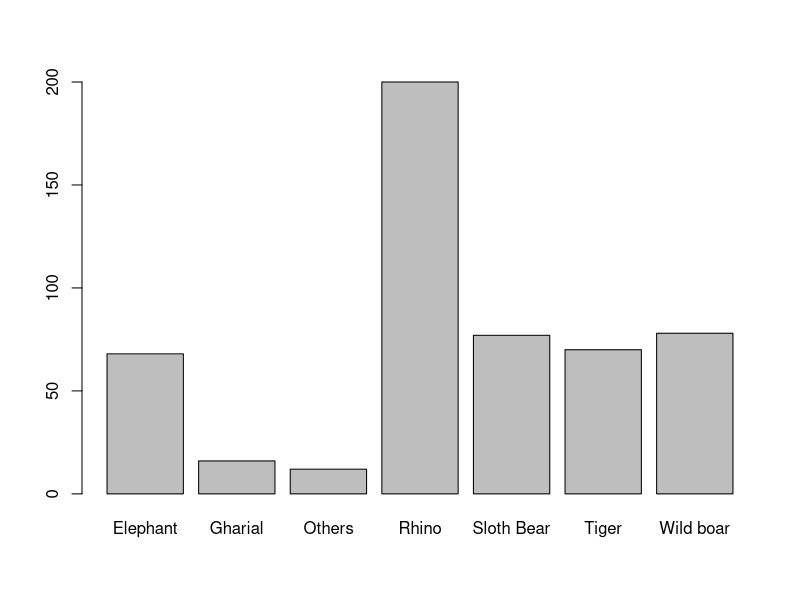
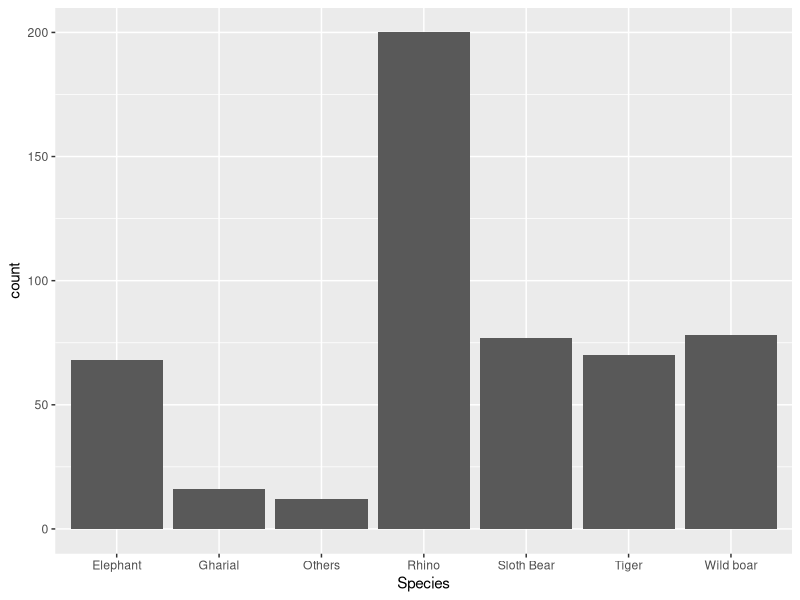
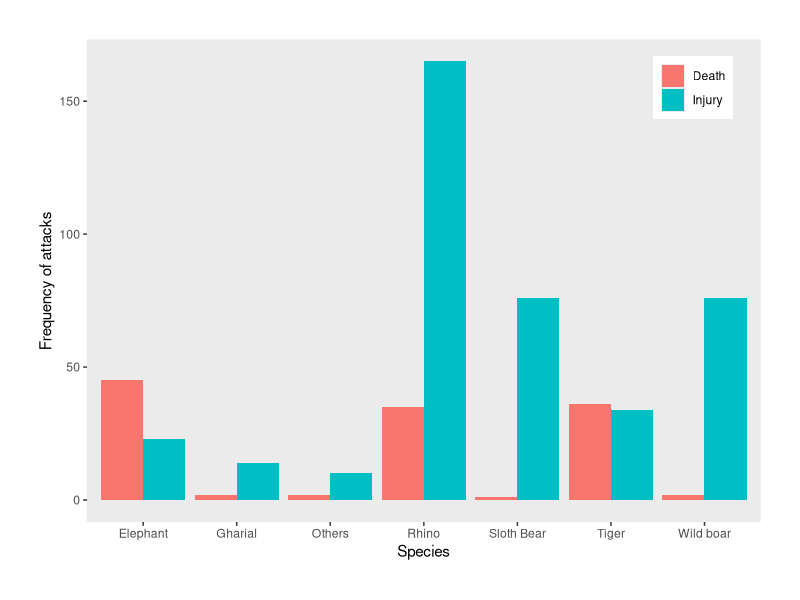

Here is the R script that generated these plots, in order: (Note: this script raises an error after producing the figures.)
## Human Wildlife conflict in Chitwan National Park----
### Saroj Kandel, 10-23-2022, sarojkndl@gmail.com----
library(dplyr)
library(readxl)
library(tidyverse)
data1<-read_xlsx("hwc_data.xlsx" )
data1
#making data frame----
data2<-data.frame(data1)
data2
str(data2)

#changing character column into factor column----
data3<-as.data.frame(unclass(data2),stringsAsFactors = TRUE)
str(data3)

#for categorical variables use Table to find statistics----
table(data3$Species)
###finding the proportions or percentage of each species----
table_species<- table(data3$Species)
table_species
percentage_species<- prop.table(table_species)
percentage_species

# for cross tabulation----
#install.packages("gmodels")
library(gmodels)
CrossTable(data3$code_attack, data3$Location)# 1 is death and 0 is injury of humans

# day 2----
#showing frequency of event by different species in bar plot
plot(data3$Species)

# lets use ggplot2


ggplot(data3,aes(x=Species))+
  geom_bar()

# group bar plots of species vs attack category(death and injury)----
library(ggplot2)
ggplot(data3,aes(x=Species,fill=Attack))+
  geom_bar(position = "dodge")+
  labs(y="Frequency of attacks", x="Species")+
  theme(panel.grid = element_blank(), # it removes the background grids
        plot.margin = unit(c(1,1,1,1),units="cm"), # put a margin around the graph
        legend.title = element_blank(), # remove the title of legend
          legend.position = c(0.9,0.9)) # position the legend at top right
    
# chi-square test of independent----
# between species and attacks ( fatalities and injury)
# lets make contingency table first

ctable<- table(data3$Species, data3$Attack)
ctable
 test<- chisq.test(ctable)
 
 btable<- table(data3$Year, data3$Species=="Rhino")
 btable
 
 
 ggplot(onlyrhino,aes(x=Year))+
   geom_bar()
 
 
 
 
 subset(data3, Species=="Rhino")
# we get error that " chi-squared approximation may be incorrect"
# so we are using Fisher's exact test----
test_f<- fisher.test(ctable, workspace = 2e9) # error shown that work space is less so we increase work space o 2e9
test_f
test_f$p.value

# temporal pattern of human injuries and fatalities----

total_atack<- select(data3,Attack)
total_atack
filter_death<- total_atack %>% 
  filter(Attack=="Death")
filter_death
  
# summarizing categorical data----
# counting number of death and injury in attacks

number<- data3 %>%  # this command is not working
  group_by(Attack) %>% 
  summarise(number.rows=n() )
number
#check the frequency of attacks by several species in data frame----
##install.packages("plyr")
library(plyr)
count_species<-count(data3, "Species")
count

# I am lost----
a<- data3 %>% 
  filter(Attack=="Death") %>% 
  group_by(Year) %>% 
  arrange(desc(Year))
a

ggplot(data3, aes(x=Year))+
  geom_bar()
ggplot(data3,aes(x=))


## its working from here----
twocol<- data3[,c("Year","Species")]
twocol

onlyrhino<- subset(twocol, Species=="Rhino")
onlyrhino

#facet try

facet<- ggplot(data3, aes(x=Year))+
  geom_bar()
facet

facet+facet_wrap(~ Species, ncol=2)
